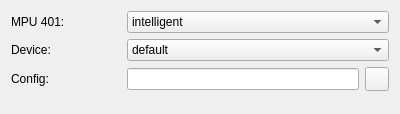
           <widget class="QWidget" name="pageMidi" >
            <property name="geometry" >
             <rect>
              <x>0</x>
              <y>0</y>
              <width>396</width>
              <height>114</height>
             </rect>
            </property>
            <attribute name="label" >
             <string>Midi</string>
            </attribute>
            <layout class="QGridLayout" name="gridLayout_8" >
             <item row="0" column="0" >
              <layout class="QVBoxLayout" name="vlMidi" >
               <item>
                <layout class="QHBoxLayout" name="hlMidiMpu401" >
                 <item>
                  <widget class="QLabel" name="labelMDIMPU401" >
                   <property name="minimumSize" >
                    <size>
                     <width>110</width>
                     <height>0</height>
                    </size>
                   </property>
                   <property name="maximumSize" >
                    <size>
                     <width>110</width>
                     <height>16777215</height>
                    </size>
                   </property>
                   <property name="text" >
                    <string>MPU 401:</string>
                   </property>
                   <property name="buddy" >
                    <cstring>comboBoxMDIMPU</cstring>
                   </property>
                  </widget>
                 </item>
                 <item>
                  <widget class="QComboBox" name="comboBoxMDIMPU" >
                   <property name="currentIndex" >
                    <number>2</number>
                   </property>
                   <item>
                    <property name="text" >
                     <string>none</string>
                    </property>
                   </item>
                   <item>
                    <property name="text" >
                     <string>uart</string>
                    </property>
                   </item>
                   <item>
                    <property name="text" >
                     <string>intelligent</string>
                    </property>
                   </item>
                  </widget>
                 </item>
                </layout>
               </item>
               <item>
                <layout class="QHBoxLayout" name="hlMidiDevice" >
                 <item>
                  <widget class="QLabel" name="labelMDIDevice" >
                   <property name="minimumSize" >
                    <size>
                     <width>110</width>
                     <height>0</height>
                    </size>
                   </property>
                   <property name="maximumSize" >
                    <size>
                     <width>110</width>
                     <height>16777215</height>
                    </size>
                   </property>
                   <property name="text" >
                    <string>Device:</string>
                   </property>
                   <property name="buddy" >
                    <cstring>comboBoxMDIDevice</cstring>
                   </property>
                  </widget>
                 </item>
                 <item>
                  <widget class="QComboBox" name="comboBoxMDIDevice" >
                   <item>
                    <property name="text" >
                     <string>default</string>
                    </property>
                   </item>
                   <item>
                    <property name="text" >
                     <string>alsa</string>
                    </property>
                   </item>
                   <item>
                    <property name="text" >
                     <string>oss</string>
                    </property>
                   </item>
                   <item>
                    <property name="text" >
                     <string>win32</string>
                    </property>
                   </item>
                   <item>
                    <property name="text" >
                     <string>coreaudio</string>
                    </property>
                   </item>
                   <item>
                    <property name="text" >
                     <string>none</string>
                    </property>
                   </item>
                  </widget>
                 </item>
                </layout>
               </item>
               <item>
                <layout class="QHBoxLayout" name="hlMidiConfig" >
                 <item>
                  <widget class="QLabel" name="labelMDIConfig" >
                   <property name="minimumSize" >
                    <size>
                     <width>110</width>
                     <height>0</height>
                    </size>
                   </property>
                   <property name="maximumSize" >
                    <size>
                     <width>110</width>
                     <height>16777215</height>
                    </size>
                   </property>
                   <property name="text" >
                    <string>Config:</string>
                   </property>
                   <property name="buddy" >
                    <cstring>lineEditMDIConfig</cstring>
                   </property>
                  </widget>
                 </item>
                 <item>
                  <widget class="QLineEdit" name="lineEditMDIConfig" />
                 </item>
                 <item>
                  <widget class="QPushButton" name="btnConfig" >
                   <property name="minimumSize" >
                    <size>
                     <width>24</width>
                     <height>24</height>
                    </size>
                   </property>
                   <property name="maximumSize" >
                    <size>
                     <width>24</width>
                     <height>24</height>
                    </size>
                   </property>
                   <property name="text" >
                    <string/>
                   </property>
                   <property name="icon" >
                    <iconset resource="../../resource/dboxfe.qrc" >
                     <normaloff>:/pics/images/folder-open_16.png</normaloff>:/pics/images/folder-open_16.png</iconset>
                   </property>
                  </widget>
                 </item>
                </layout>
               </item>
              </layout>
             </item>
             <item row="1" column="0" >
              <spacer name="vsMidi" >
               <property name="orientation" >
                <enum>Qt::Vertical</enum>
               </property>
               <property name="sizeHint" stdset="0" >
                <size>
                 <width>378</width>
                 <height>117</height>
                </size>
               </property>
              </spacer>
             </item>
            </layout>
           </widget>
